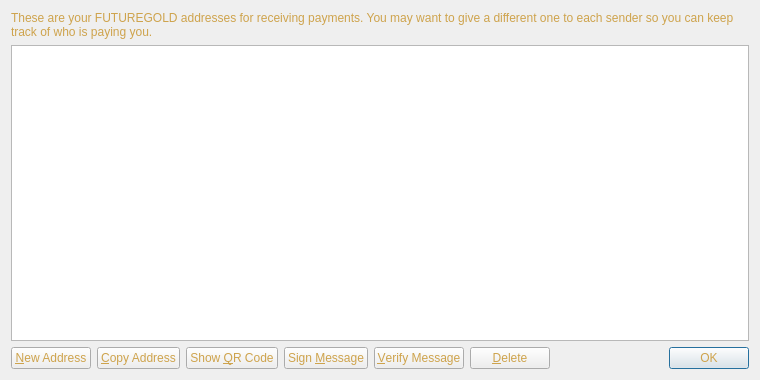
<?xml version="1.0" encoding="UTF-8"?>
<ui version="4.0">
 <class>AddressBookPage</class>
 <widget class="QWidget" name="AddressBookPage">
  <property name="geometry">
   <rect>
    <x>0</x>
    <y>0</y>
    <width>760</width>
    <height>380</height>
   </rect>
  </property>
  <property name="windowTitle">
   <string>Address Book</string>
  </property>
  <property name="styleSheet">
   <string notr="true">background-image: url(:/images/bkg2);
color: rgb(206, 163, 76);</string>
  </property>
  <layout class="QVBoxLayout" name="verticalLayout">
   <item>
    <widget class="QLabel" name="labelExplanation">
     <property name="text">
      <string>These are your FUTUREGOLD addresses for receiving payments. You may want to give a different one to each sender so you can keep track of who is paying you.</string>
     </property>
     <property name="textFormat">
      <enum>Qt::PlainText</enum>
     </property>
     <property name="wordWrap">
      <bool>true</bool>
     </property>
    </widget>
   </item>
   <item>
    <widget class="QTableView" name="tableView">
     <property name="contextMenuPolicy">
      <enum>Qt::CustomContextMenu</enum>
     </property>
     <property name="toolTip">
      <string>Double-click to edit address or label</string>
     </property>
     <property name="tabKeyNavigation">
      <bool>false</bool>
     </property>
     <property name="alternatingRowColors">
      <bool>true</bool>
     </property>
     <property name="selectionMode">
      <enum>QAbstractItemView::SingleSelection</enum>
     </property>
     <property name="selectionBehavior">
      <enum>QAbstractItemView::SelectRows</enum>
     </property>
     <property name="sortingEnabled">
      <bool>true</bool>
     </property>
     <attribute name="verticalHeaderVisible">
      <bool>false</bool>
     </attribute>
    </widget>
   </item>
   <item>
    <layout class="QHBoxLayout" name="horizontalLayout">
     <item>
      <widget class="QPushButton" name="newAddressButton">
       <property name="toolTip">
        <string>Create a new address</string>
       </property>
       <property name="text">
        <string>&amp;New Address</string>
       </property>
       <property name="icon">
        <iconset resource="../bitcoin.qrc">
         <normaloff>:/icons/add</normaloff>:/icons/add</iconset>
       </property>
      </widget>
     </item>
     <item>
      <widget class="QPushButton" name="copyToClipboard">
       <property name="toolTip">
        <string>Copy the currently selected address to the system clipboard</string>
       </property>
       <property name="text">
        <string>&amp;Copy Address</string>
       </property>
       <property name="icon">
        <iconset resource="../bitcoin.qrc">
         <normaloff>:/icons/editcopy</normaloff>:/icons/editcopy</iconset>
       </property>
      </widget>
     </item>
     <item>
      <widget class="QPushButton" name="showQRCode">
       <property name="text">
        <string>Show &amp;QR Code</string>
       </property>
       <property name="icon">
        <iconset resource="../bitcoin.qrc">
         <normaloff>:/icons/qrcode</normaloff>:/icons/qrcode</iconset>
       </property>
      </widget>
     </item>
     <item>
      <widget class="QPushButton" name="signMessage">
       <property name="toolTip">
        <string>Sign a message to prove you own a FUTUREGOLD address</string>
       </property>
       <property name="text">
        <string>Sign &amp;Message</string>
       </property>
       <property name="icon">
        <iconset resource="../bitcoin.qrc">
         <normaloff>:/icons/edit</normaloff>:/icons/edit</iconset>
       </property>
      </widget>
     </item>
     <item>
      <widget class="QPushButton" name="verifyMessage">
       <property name="toolTip">
        <string>Verify a message to ensure it was signed with a specified FUTUREGOLD address</string>
       </property>
       <property name="text">
        <string>&amp;Verify Message</string>
       </property>
       <property name="icon">
        <iconset resource="../bitcoin.qrc">
         <normaloff>:/icons/transaction_0</normaloff>:/icons/transaction_0</iconset>
       </property>
      </widget>
     </item>
     <item>
      <widget class="QPushButton" name="deleteButton">
       <property name="toolTip">
        <string>Delete the currently selected address from the list</string>
       </property>
       <property name="text">
        <string>&amp;Delete</string>
       </property>
       <property name="icon">
        <iconset resource="../bitcoin.qrc">
         <normaloff>:/icons/remove</normaloff>:/icons/remove</iconset>
       </property>
      </widget>
     </item>
     <item>
      <spacer name="horizontalSpacer">
       <property name="orientation">
        <enum>Qt::Horizontal</enum>
       </property>
       <property name="sizeHint" stdset="0">
        <size>
         <width>40</width>
         <height>20</height>
        </size>
       </property>
      </spacer>
     </item>
     <item>
      <widget class="QDialogButtonBox" name="buttonBox">
       <property name="sizePolicy">
        <sizepolicy hsizetype="Maximum" vsizetype="Fixed">
         <horstretch>0</horstretch>
         <verstretch>0</verstretch>
        </sizepolicy>
       </property>
       <property name="standardButtons">
        <set>QDialogButtonBox::Ok</set>
       </property>
      </widget>
     </item>
    </layout>
   </item>
  </layout>
 </widget>
 <resources>
  <include location="../bitcoin.qrc"/>
 </resources>
 <connections/>
</ui>
